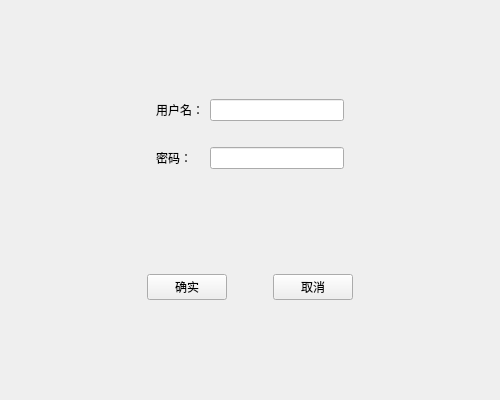
<?xml version="1.0" encoding="UTF-8"?>
<ui version="4.0">
 <class>Widget</class>
 <widget class="QWidget" name="Widget">
  <property name="geometry">
   <rect>
    <x>0</x>
    <y>0</y>
    <width>500</width>
    <height>400</height>
   </rect>
  </property>
  <property name="minimumSize">
   <size>
    <width>500</width>
    <height>400</height>
   </size>
  </property>
  <property name="maximumSize">
   <size>
    <width>500</width>
    <height>400</height>
   </size>
  </property>
  <property name="windowTitle">
   <string>登录窗口</string>
  </property>
  <layout class="QVBoxLayout" name="verticalLayout">
   <item>
    <widget class="QWidget" name="widget_4" native="true">
     <property name="sizePolicy">
      <sizepolicy hsizetype="Preferred" vsizetype="Fixed">
       <horstretch>0</horstretch>
       <verstretch>0</verstretch>
      </sizepolicy>
     </property>
     <layout class="QGridLayout" name="gridLayout">
      <item row="2" column="1">
       <widget class="QLabel" name="label_2">
        <property name="text">
         <string>密码：</string>
        </property>
       </widget>
      </item>
      <item row="0" column="2">
       <widget class="QLineEdit" name="lineEdit"/>
      </item>
      <item row="0" column="3">
       <spacer name="horizontalSpacer_4">
        <property name="orientation">
         <enum>Qt::Horizontal</enum>
        </property>
        <property name="sizeHint" stdset="0">
         <size>
          <width>40</width>
          <height>20</height>
         </size>
        </property>
       </spacer>
      </item>
      <item row="0" column="1">
       <widget class="QLabel" name="label">
        <property name="text">
         <string>用户名：</string>
        </property>
       </widget>
      </item>
      <item row="2" column="2">
       <widget class="QLineEdit" name="lineEdit_2">
        <property name="echoMode">
         <enum>QLineEdit::Password</enum>
        </property>
       </widget>
      </item>
      <item row="0" column="0">
       <spacer name="horizontalSpacer_5">
        <property name="orientation">
         <enum>Qt::Horizontal</enum>
        </property>
        <property name="sizeHint" stdset="0">
         <size>
          <width>40</width>
          <height>20</height>
         </size>
        </property>
       </spacer>
      </item>
      <item row="1" column="2">
       <spacer name="verticalSpacer">
        <property name="orientation">
         <enum>Qt::Vertical</enum>
        </property>
        <property name="sizeType">
         <enum>QSizePolicy::Fixed</enum>
        </property>
        <property name="sizeHint" stdset="0">
         <size>
          <width>20</width>
          <height>20</height>
         </size>
        </property>
       </spacer>
      </item>
     </layout>
    </widget>
   </item>
   <item>
    <widget class="QWidget" name="widget_3" native="true">
     <property name="sizePolicy">
      <sizepolicy hsizetype="Preferred" vsizetype="Fixed">
       <horstretch>0</horstretch>
       <verstretch>0</verstretch>
      </sizepolicy>
     </property>
     <layout class="QHBoxLayout" name="horizontalLayout_3">
      <item>
       <spacer name="horizontalSpacer">
        <property name="orientation">
         <enum>Qt::Horizontal</enum>
        </property>
        <property name="sizeHint" stdset="0">
         <size>
          <width>40</width>
          <height>20</height>
         </size>
        </property>
       </spacer>
      </item>
      <item>
       <widget class="QPushButton" name="pushButton">
        <property name="text">
         <string>确实</string>
        </property>
       </widget>
      </item>
      <item>
       <spacer name="horizontalSpacer_3">
        <property name="orientation">
         <enum>Qt::Horizontal</enum>
        </property>
        <property name="sizeType">
         <enum>QSizePolicy::Fixed</enum>
        </property>
        <property name="sizeHint" stdset="0">
         <size>
          <width>40</width>
          <height>20</height>
         </size>
        </property>
       </spacer>
      </item>
      <item>
       <widget class="QPushButton" name="pushButton_2">
        <property name="text">
         <string>取消</string>
        </property>
       </widget>
      </item>
      <item>
       <spacer name="horizontalSpacer_2">
        <property name="orientation">
         <enum>Qt::Horizontal</enum>
        </property>
        <property name="sizeHint" stdset="0">
         <size>
          <width>40</width>
          <height>20</height>
         </size>
        </property>
       </spacer>
      </item>
     </layout>
    </widget>
   </item>
  </layout>
 </widget>
 <layoutdefault spacing="6" margin="11"/>
 <resources/>
 <connections/>
</ui>
